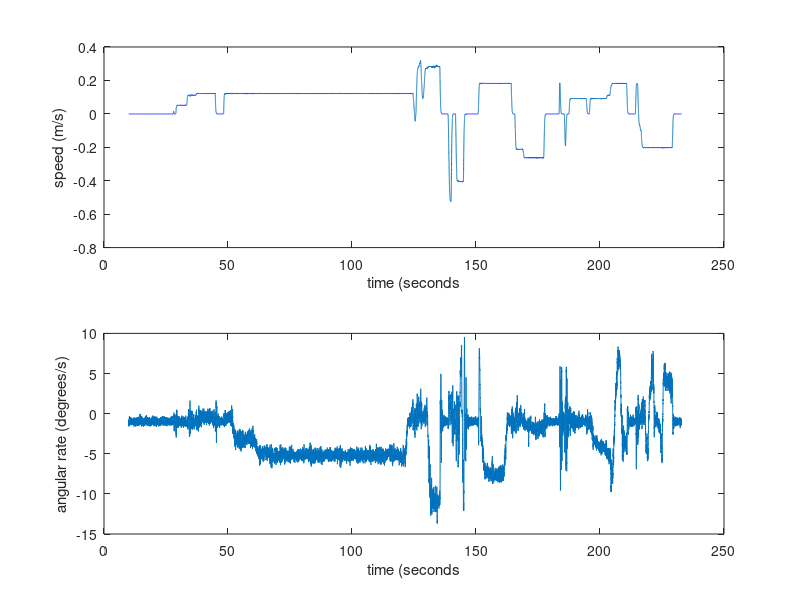
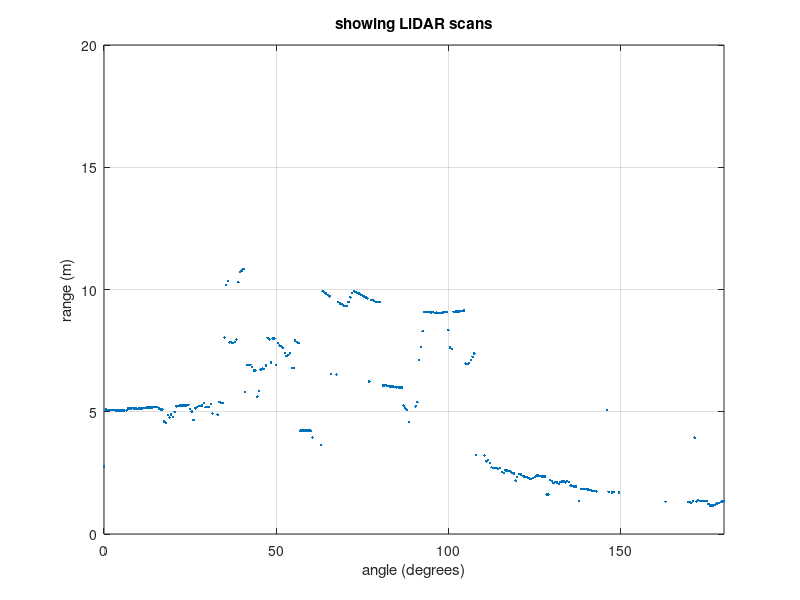

Here is the MATLAB script that generated these plots, in order: (Note: this script raises an error after producing the figures.)
% MTRN4010/2021.T1

% Example program, showing how to read the measurements, from the data
% file.
% see "ShowData2021_Example2.m"


%Jose Guivant. MTRN4010


function MTRN4010ShowData()

Data=load('Measurements_AAS01.mat');       %We load the data
Data=Data.A; 

    t=Data.t;                                                 % sample times, {t}.     
    t=double(t)*0.0001;                             %scale time to seconds; original data is integer type, 1 count = 0.1 ms.

    %t0=t(1); 
    
    %Data.Z(1,:): speed from UGV 's encoder. Experessed in mm/sec 
    %Data.Z(2,:): rate provided by GyroZ. Integer, 1 count=0.01 degree/second.  
    
   % Scale speed to m/s ; originally in mm/s, integer type.
   % scale ehading rate to degrees/s ; originally in integer type, [1 count = 1/100 degrees/sec].
    wz=double(Data.Z(2,:))/100;                    % GyroZ readings, "{Wz(t)}"
    v=double(Data.Z(1,:))/1000;                     % speed readings   "{v(t)}" 
   
    
    
% plot those measurements.
figure(1) ; clf();
subplot(211) ; plot(t,v);  xlabel('time (seconds'); ylabel('speed (m/s)');
subplot(212) ; plot(t,wz); xlabel('time (seconds'); ylabel('angular rate (degrees/s)');



 ii = find(Data.Z(3,:)>0);
 timeL = t(ii);
 nL = numel(ii);
 
 
 angleL = [0:360]/2;
 
 scan = single(Data.scans(:,1))*0.01;
 figure(2) ; clf(); hL=plot(angleL,scan,'.') ;  zoom on; grid on;
 title('showing LiDAR scans');
 ylabel('range (m)'); xlabel('angle (degrees)');
 axis([0,180,0,20]);
 
 % show all the scans
 
 
 % show LiDAR scans (animation)
 
 u0=200;
 for u=u0:nL
 i = ii(u);
     scan = single(Data.scans(:,i))*0.01;
    set(hL,'ydata',scan);
     pause(0.1);
 end
  
 
end 

% -------------------------------------------------------